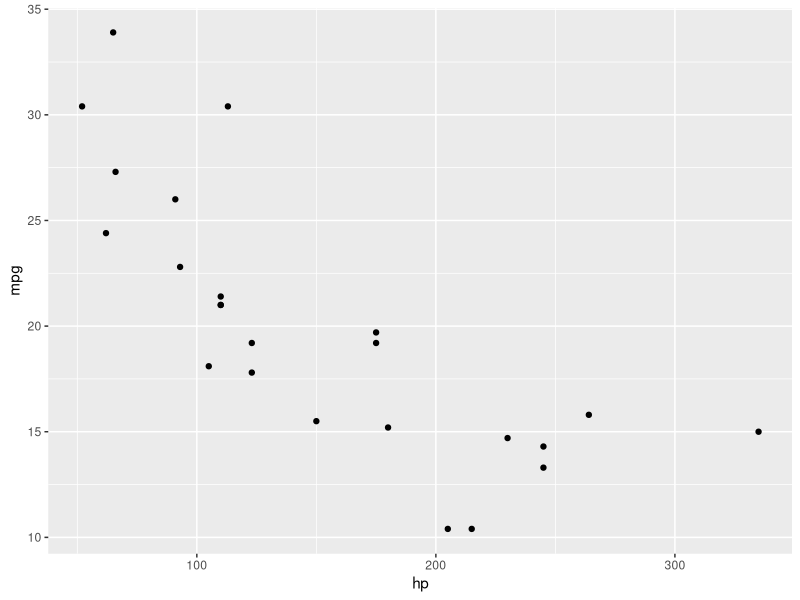
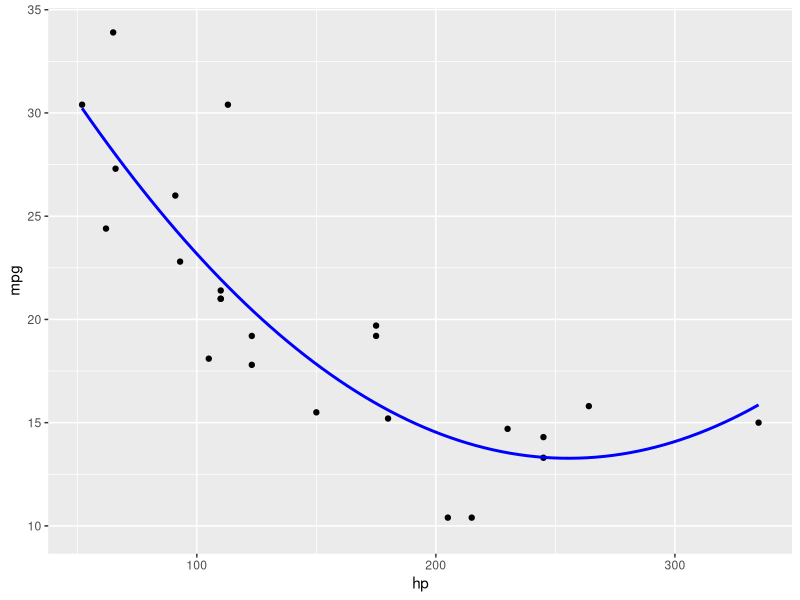

Reproduce these figures in R, in order.
library(tidyverse)
library(forecast)

# 'mtcars' dataset included with base R
mtcars

head(mtcars)
dim(mtcars)

set.seed(12345)
train.proportion <- 0.75

train.idx <- sample(1:nrow(mtcars), nrow(mtcars)*train.proportion)
train.idx

# train/test split
train.data <- mtcars[train.idx,]
test.data <- mtcars[-train.idx,]
dim(train.data)
dim(test.data)

summary(mtcars$mpg)

# train a linear model on all available predictors
full.lm <- lm(mpg ~ ., data = train.data)
summary(full.lm)
# R-squared = 
# Adj R-squared = 

# start with all predictors, drop the less-useful predictors 
# through backwards stepwise regression
step.lm.back <- step(full.lm, direction = "backward")
summary(step.lm.back)
# R-squared = 
# Adj R-squared = 

# start with no predictors, add the most useful predictors
# through forwards stepwise regression
base.lm <- lm(mpg ~ 1, data=train.data)
summary(base.lm)
step.lm.for <- step(base.lm, direction = "forward",
                    scope=list(lower=base.lm, upper=full.lm))
summary(step.lm.for)
# R-squared = 
# Adj R-squared = 

# evaluate each against the test set
preds.full.lm <- predict(full.lm, newdata = test.data)
preds.step.lm <- predict(step.lm.back, newdata = test.data)

accuracy(preds.full.lm, test.data$mpg)
accuracy(preds.step.lm, test.data$mpg)

# which is better?


## Interaction terms and polynomial terms

# add a polynomial term for hp^2
# why might this be useful?
ggplot(train.data) +
  geom_point(mapping = aes(x=hp, y=mpg))
hp.poly.lm <- lm(mpg ~ poly(hp,2), data = train.data)
summary(hp.poly.lm)

# plot the relationship between mpg and hp with polynomial model
ggplot(train.data, mapping = aes(x=hp, y=mpg)) +
  geom_point() + 
  stat_smooth(method="lm", se=TRUE, fill=NA,
              formula=y ~ poly(x, 2, raw=TRUE), colour="blue")
# any problems you can envision with this approach?

# add the polynomial term to the full model
full.hp.poly.lm <- lm(mpg ~ . - hp + poly(hp,2), data = train.data)
summary(full.hp.poly.lm)

# add an interaction term for cylinders * weight to the full model
inter.lm.1 <- lm(mpg ~ . + cyl*wt, data = train.data)
summary(inter.lm.1)

# add interaction terms for cyl with every other variable
inter.lm.2 <- lm(mpg ~ . + cyl*., data = train.data)
summary(inter.lm.2)

# add all possible interaction terms of degree 2
inter.lm.full <- lm(mpg ~ .^2, data=train.data)
summary(inter.lm.full)

# let stepwise regression try to choose the best features out of all the above
inter.lm.step <- step(base.lm, direction = "forward",
                      scope=list(lower=base.lm, upper=inter.lm.full))
summary(inter.lm.step)

# evaluate each against the test dataset
preds.inter.lm.1 <- predict(inter.lm.1, newdata = test.data)
accuracy(preds.inter.lm.1, test.data$mpg)

preds.full.hp.poly.lm <- predict(full.hp.poly.lm, newdata = test.data)
accuracy(preds.full.hp.poly.lm, test.data$mpg)

preds.inter.lm.2 <- predict(inter.lm.2, newdata = test.data)
accuracy(preds.inter.lm.2, test.data$mpg)

preds.inter.lm.step <- predict(inter.lm.step, newdata = test.data)
accuracy(preds.inter.lm.step, test.data$mpg)
